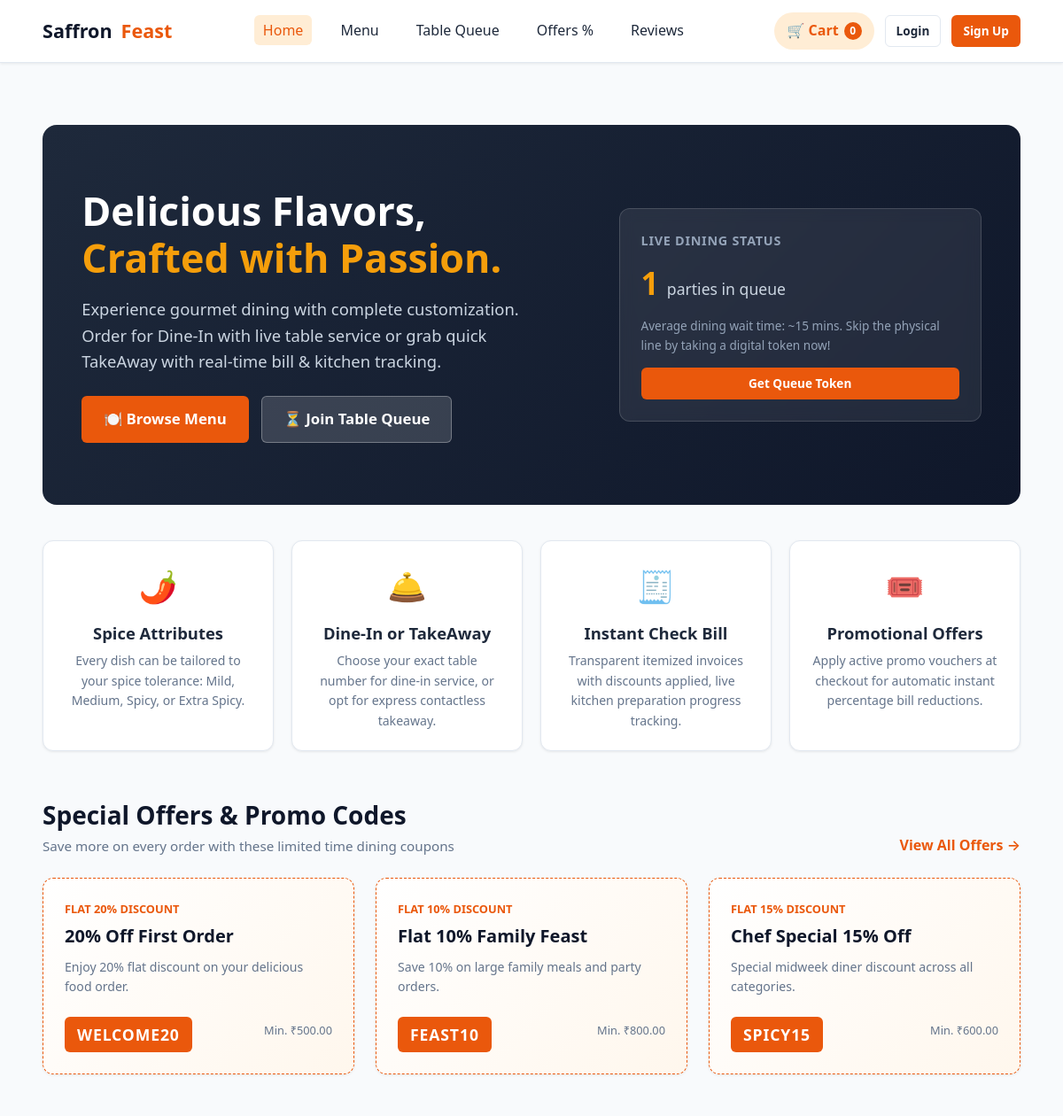
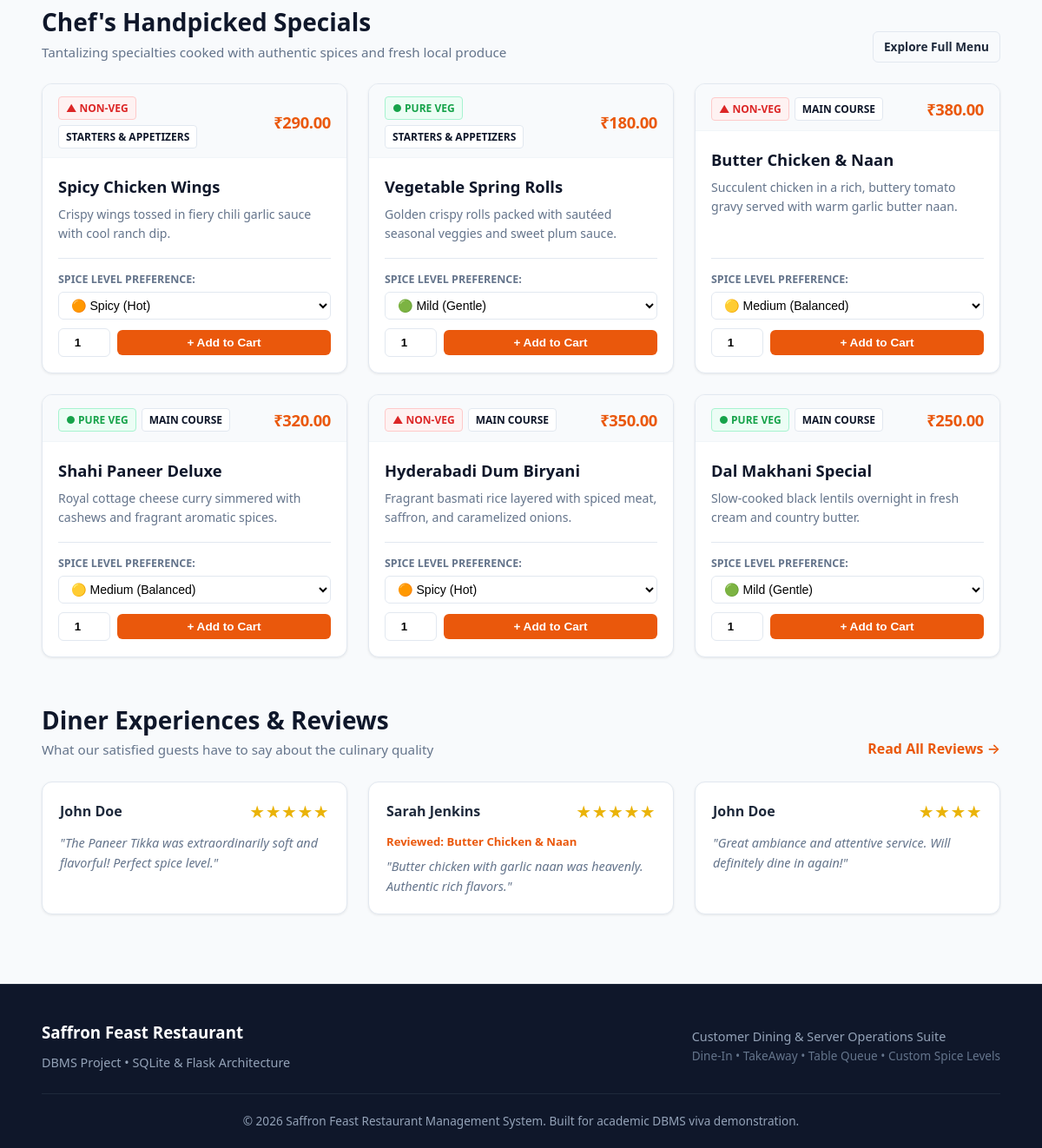
The app's page /, older data (2 pictures, top to bottom).
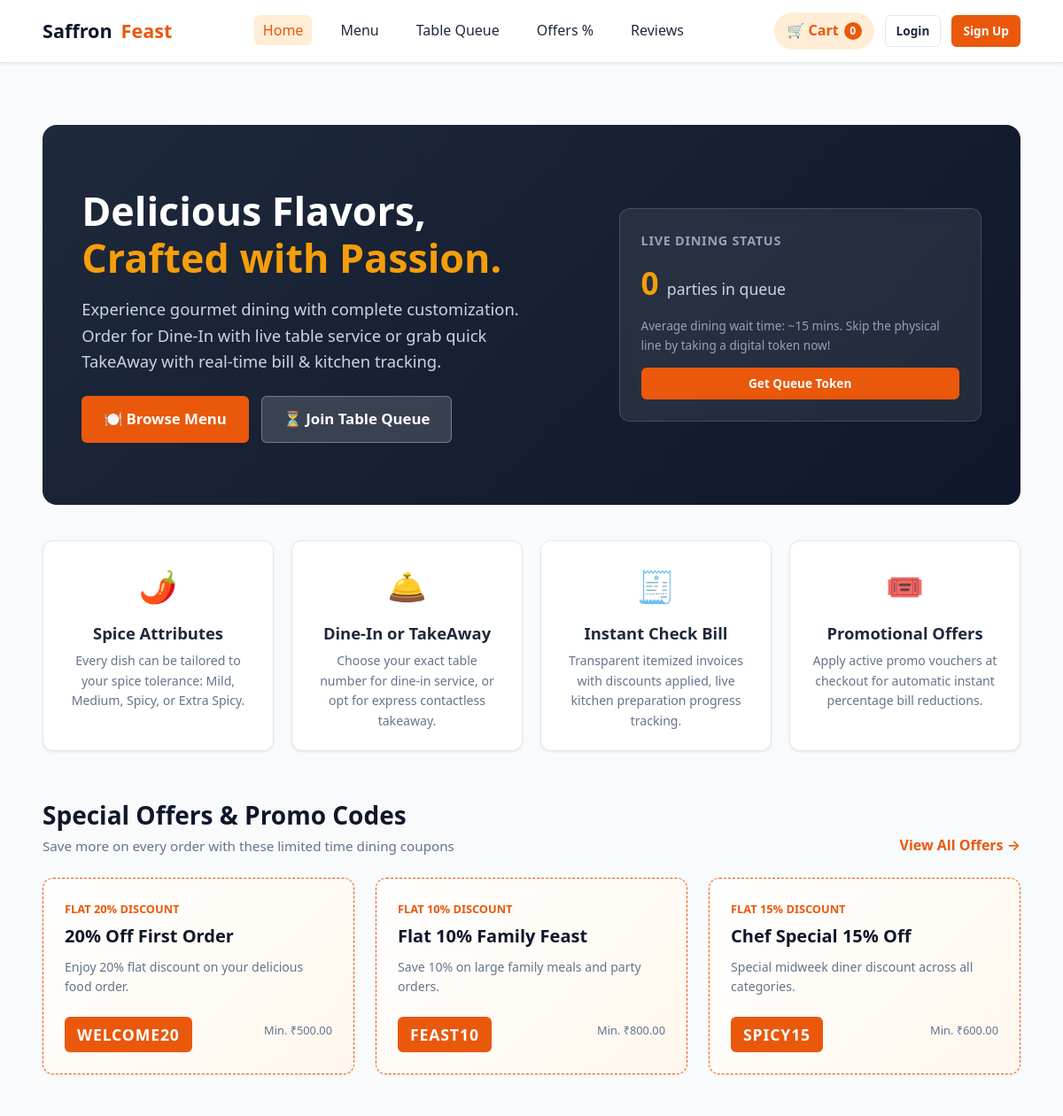
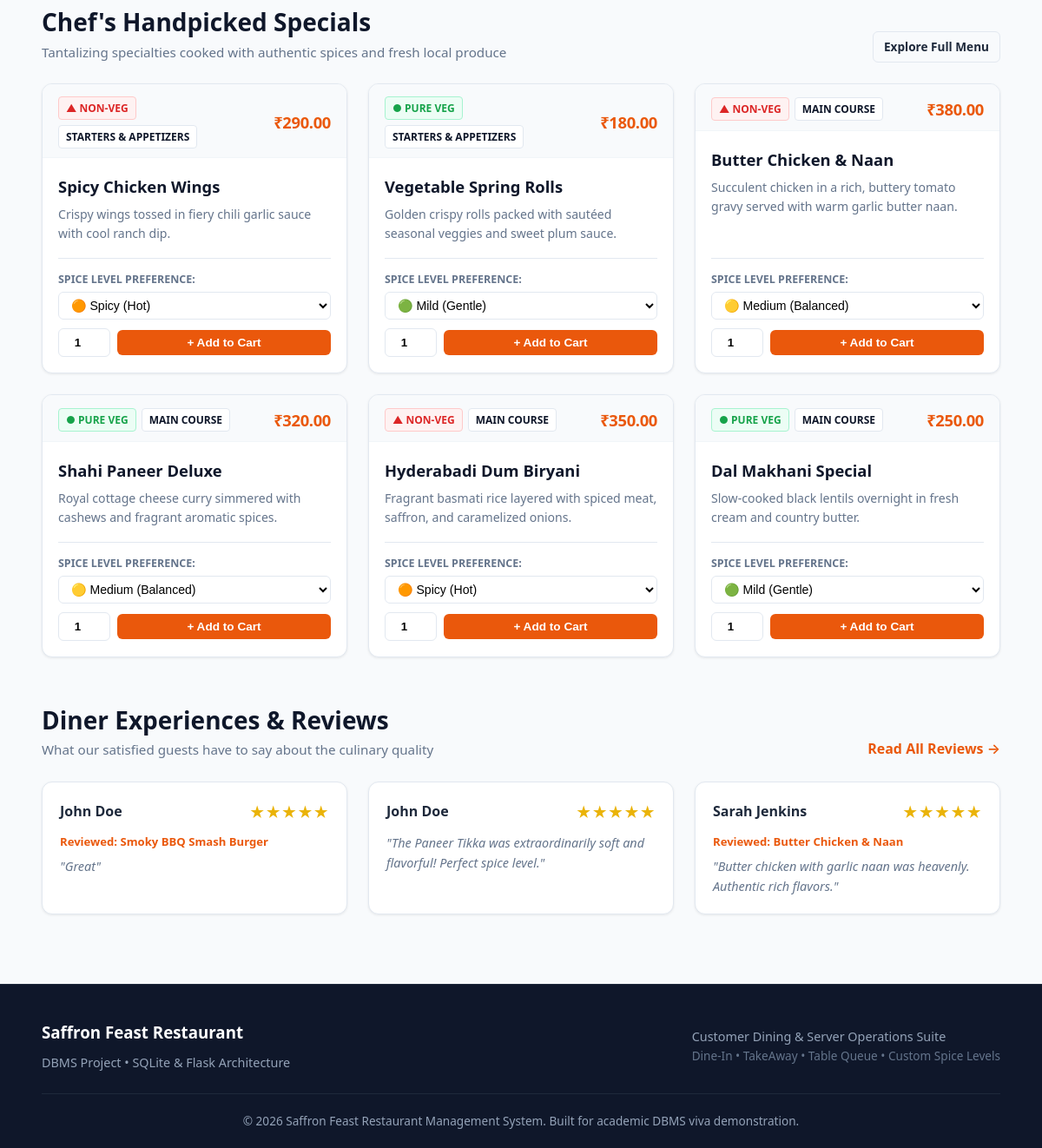
The same page, newer data (2 pictures, top to bottom).
### tables this page shows
CREATE TABLE offers (
    id INTEGER PRIMARY KEY AUTOINCREMENT,
    code TEXT UNIQUE NOT NULL,
    title TEXT NOT NULL,
    description TEXT,
    discount_percent REAL NOT NULL CHECK(discount_percent > 0 AND discount_percent <= 100),
    min_order_amount REAL DEFAULT 0,
    is_active INTEGER DEFAULT 1,
    valid_until TEXT
);

CREATE TABLE menu_items (
    id INTEGER PRIMARY KEY AUTOINCREMENT,
    category_id INTEGER NOT NULL,
    name TEXT NOT NULL,
    description TEXT,
    price REAL NOT NULL CHECK(price > 0),
    diet_type TEXT CHECK(diet_type IN ('veg', 'non-veg')) DEFAULT 'veg',
    is_spicy_customizable INTEGER DEFAULT 1, -- 1: Yes, 0: No
    default_spice_level TEXT CHECK(default_spice_level IN ('Mild', 'Medium', 'Spicy', 'Extra Spicy')) DEFAULT 'Medium',
    image_url TEXT,
    is_available INTEGER DEFAULT 1, -- 1: Available, 0: Out of stock
    FOREIGN KEY (category_id) REFERENCES categories(id) ON DELETE CASCADE
);

CREATE TABLE categories (
    id INTEGER PRIMARY KEY AUTOINCREMENT,
    name TEXT NOT NULL UNIQUE,
    icon TEXT DEFAULT '🍽️'
);

CREATE TABLE reviews (
    id INTEGER PRIMARY KEY AUTOINCREMENT,
    customer_id INTEGER NOT NULL,
    order_id INTEGER,
    menu_item_id INTEGER,
    rating INTEGER NOT NULL CHECK(rating >= 1 AND rating <= 5),
    comment TEXT NOT NULL,
    created_at TIMESTAMP DEFAULT CURRENT_TIMESTAMP,
    FOREIGN KEY (customer_id) REFERENCES users(id) ON DELETE CASCADE,
    FOREIGN KEY (order_id) REFERENCES orders(id) ON DELETE SET NULL,
    FOREIGN KEY (menu_item_id) REFERENCES menu_items(id) ON DELETE SET NULL
);

CREATE TABLE users (
    id INTEGER PRIMARY KEY AUTOINCREMENT,
    name TEXT NOT NULL,
    email TEXT UNIQUE NOT NULL,
    password TEXT NOT NULL,
    phone TEXT,
    role TEXT CHECK(role IN ('customer', 'admin', 'staff')) DEFAULT 'customer',
    created_at TIMESTAMP DEFAULT CURRENT_TIMESTAMP
);

### app.py (the view)
@app.route('/')
@customer_only
def index():
    conn = get_db()
    featured = conn.execute("""
        SELECT m.*, c.name as category_name
        FROM menu_items m
        JOIN categories c ON m.category_id = c.id
        WHERE m.is_available = 1
        LIMIT 6
    """).fetchall()
    offers = conn.execute("SELECT * FROM offers WHERE is_active = 1 LIMIT 3").fetchall()
    reviews = conn.execute("""
        SELECT r.*, u.name as customer_name, m.name as dish_name
        FROM reviews r
        JOIN users u ON r.customer_id = u.id
        LEFT JOIN menu_items m ON r.menu_item_id = m.id
        ORDER BY r.created_at DESC LIMIT 3
    """).fetchall()
    queue_count = conn.execute("SELECT COUNT(*) FROM queue WHERE status = 'Waiting'").fetchone()[0]
    conn.close()
    return render_template('customer/index.html', featured=featured, offers=offers, reviews=reviews, queue_count=queue_count)

### app.py (called while the page is built)
def customer_only(f):
    @wraps(f)
    def decorated_function(*args, **kwargs):
        if session.get('user_role') in ['admin', 'staff']:
            return redirect(url_for('admin_dashboard'))
        return f(*args, **kwargs)
    return decorated_function

@app.context_processor
def inject_global_data():
    cart_count = 0
    if 'cart' in session:
        cart_count = sum(item.get('quantity', 1) for item in session['cart'].values())
    return {
        'current_user': {
            'id': session.get('user_id'),
            'name': session.get('user_name'),
            'role': session.get('user_role'),
            'email': session.get('user_email')
        },
        'cart_count': cart_count
    }

### database.py (called while the page is built)
def get_db():
    conn = sqlite3.connect(DATABASE_PATH)
    conn.row_factory = sqlite3.Row
    conn.execute("PRAGMA foreign_keys = ON;")
    return conn

### templates/customer/index.html (shortened to what the changed rows need)
{% extends 'base.html' %}
{% block content %}
<div class="container">
  <section class="hero">
    <div class="container hero-inner">
      <div class="hero-text">
        <h1>Delicious Flavors, <span>Crafted with Passion.</span></h1>
      </div>
      <div class="hero-stats-card">
        <h4>Live Dining Status</h4>
        <div class="hero-stats-val" style="color: var(--accent);">
          {{ queue_count }} <span style="font-size: 1.1rem; font-weight: normal; color: #cbd5e1;">parties in queue</span>
        </div>
        <p style="font-size: 0.85rem; color: #94a3b8; margin-top: 10px;">
          Average dining wait time: ~15 mins. Skip the physical line by taking a digital token now!
        </p>
        <a href="{{ url_for('customer_queue') }}" class="btn btn-primary btn-sm btn-block" style="margin-top: 14px;">
          Get Queue Token
        </a>
      </div>
    </div>
  </section>
  {% if offers %}
  <section style="margin-bottom: 50px;">
    <div class="section-header">
      <div>
        <h2>Special Offers & Promo Codes</h2>
      </div>
    </div>
    <div class="grid-3">
      {% for off in offers %}
      <div class="offer-card">
        <div style="font-size: 0.8rem; font-weight: 700; color: var(--primary); text-transform: uppercase;">
          FLAT {{ off.discount_percent|int }}% DISCOUNT
        </div>
        <h3 style="font-size: 1.25rem; margin: 4px 0 8px; color: var(--secondary);">{{ off.title }}</h3>
        <p style="font-size: 0.88rem; color: var(--text-muted); margin-bottom: 12px;">{{ off.description }}</p>
        <div style="display: flex; justify-content: space-between; align-items: center;">
          <span class="offer-code-pill" onclick="applyCouponCode('{{ off.code }}')">{{ off.code }}</span>
          <span style="font-size: 0.8rem; color: var(--text-muted);">Min. ₹{{ "%.2f"|format(off.min_order_amount) }}</span>
        </div>
      </div>
      {% endfor %}
    </div>
  </section>
  {% endif %}
  <section style="margin-bottom: 50px;">
    <div class="section-header">
      <div>
        <h2>Chef's Handpicked Specials</h2>
      </div>
    </div>
    <div class="grid-3">
      {% for item in featured %}
      <div class="menu-card">
        <div class="menu-card-top">
          <div class="menu-card-badges">
            {% if item.diet_type == 'veg' %}
              <span class="badge badge-veg">● Pure Veg</span>
            {% else %}
              <span class="badge badge-nonveg">▲ Non-Veg</span>
            {% endif %}
            <span class="badge badge-category">{{ item.category_name }}</span>
          </div>
          <div class="menu-card-price-tag">₹{{ "%.2f"|format(item.price) }}</div>
        </div>
        <div class="menu-card-body">
          <h3 class="menu-card-title">{{ item.name }}</h3>
          <p class="menu-card-desc">{{ item.description }}</p>
          <form action="{{ url_for('add_to_cart') }}" method="POST" class="menu-card-form">
            {% if item.is_spicy_customizable %}
            <div class="spice-selector-group">
              <label for="spice_{{ item.id }}">Spice Level Preference:</label>
              <select name="spice_level" id="spice_{{ item.id }}" class="spice-select">
                <option value="Mild" {% if item.default_spice_level == 'Mild' %}selected{% endif %}>🟢 Mild (Gentle)</option>
                <option value="Medium" {% if item.default_spice_level == 'Medium' %}selected{% endif %}>🟡 Medium (Balanced)</option>
                <option value="Spicy" {% if item.default_spice_level == 'Spicy' %}selected{% endif %}>🟠 Spicy (Hot)</option>
              </select>
            </div>
            {% else %}
              <input type="hidden" name="spice_level" value="Mild">
            {% endif %}
            <div class="menu-card-actions">
              <input type="number" name="quantity" value="1" min="1" max="20" class="qty-input">
              <button type="submit" class="btn btn-primary btn-block btn-sm">
                + Add to Cart
              </button>
            </div>
          </form>
        </div>
      </div>
      {% endfor %}
    </div>
  </section>
  {% if reviews %}
  <section style="margin-bottom: 20px;">
    <div class="section-header">
      <div>
        <h2>Diner Experiences & Reviews</h2>
      </div>
    </div>
    <div class="grid-3">
      {% for rev in reviews %}
      <div class="menu-card" style="padding: 20px;">
        <div style="display: flex; justify-content: space-between; align-items: center; margin-bottom: 10px;">
          <strong>{{ rev.customer_name }}</strong>
          <span style="color: #eab308; font-size: 1.1rem;">
            {% for _ in range(rev.rating) %}★{% endfor %}
          </span>
        </div>
        {% if rev.dish_name %}
          <div style="font-size: 0.82rem; color: var(--primary); font-weight: 600; margin-bottom: 6px;">
            Reviewed: {{ rev.dish_name }}
          </div>
        {% endif %}
        <p style="font-size: 0.9rem; color: var(--text-muted); font-style: italic;">
          "{{ rev.comment }}"
        </p>
      </div>
      {% endfor %}
    </div>
  </section>
  {% endif %}
</div>
{% endblock %}

Row changes from the older to the newer data that the page shows:
no longer on this page (row unchanged): reviews: customer_name "John Doe", rating 4 (drawn), comment "Great ambiance and attentive service. Will definitely dine in again!"
added reviews: customer_name "John Doe", rating 5 (drawn), dish_name "Smoky BBQ Smash Burger", comment "Great"
Text that changed along with them:
{{ queue_count }}: "1" → "0"
